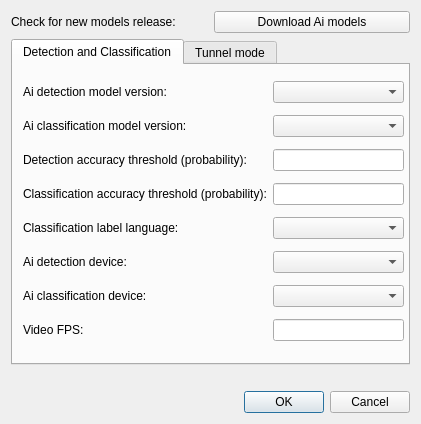
<?xml version="1.0" encoding="UTF-8"?>
<ui version="4.0">
 <class>DialogConfigureAi</class>
 <widget class="QDialog" name="DialogConfigureAi">
  <property name="geometry">
   <rect>
    <x>0</x>
    <y>0</y>
    <width>421</width>
    <height>424</height>
   </rect>
  </property>
  <property name="windowTitle">
   <string>Configure Ai model</string>
  </property>
  <layout class="QGridLayout" name="gridLayout_2">
   <item row="0" column="0">
    <widget class="QLabel" name="label_7">
     <property name="text">
      <string>Check for new models release:</string>
     </property>
    </widget>
   </item>
   <item row="0" column="1">
    <widget class="QPushButton" name="pushButton_download_models">
     <property name="text">
      <string>Download Ai models</string>
     </property>
    </widget>
   </item>
   <item row="1" column="0" colspan="2">
    <widget class="QTabWidget" name="tabWidget">
     <property name="currentIndex">
      <number>0</number>
     </property>
     <widget class="QWidget" name="tab">
      <attribute name="title">
       <string>Detection and Classification</string>
      </attribute>
      <widget class="QWidget" name="gridLayoutWidget">
       <property name="geometry">
        <rect>
         <x>10</x>
         <y>10</y>
         <width>381</width>
         <height>272</height>
        </rect>
       </property>
       <layout class="QGridLayout" name="gridLayout">
        <item row="2" column="1">
         <widget class="QComboBox" name="comboBox_classification_model_version"/>
        </item>
        <item row="8" column="0">
         <widget class="QLabel" name="label_4">
          <property name="toolTip">
           <string>Video Frame Per Second to leverage for processing</string>
          </property>
          <property name="text">
           <string>Video FPS:</string>
          </property>
         </widget>
        </item>
        <item row="7" column="1">
         <widget class="QComboBox" name="comboBox_class_dev"/>
        </item>
        <item row="3" column="1">
         <widget class="QLineEdit" name="lineEdit_detectionThreshold">
          <property name="toolTip">
           <string>Min detection probability to trigger notification.</string>
          </property>
         </widget>
        </item>
        <item row="1" column="0">
         <widget class="QLabel" name="label_5">
          <property name="toolTip">
           <string>Select version of Ai detection model</string>
          </property>
          <property name="text">
           <string>Ai detection model version:</string>
          </property>
         </widget>
        </item>
        <item row="3" column="0">
         <widget class="QLabel" name="label_detectionThreshold">
          <property name="toolTip">
           <string>Min detection probability to trigger notification.</string>
          </property>
          <property name="text">
           <string>Detection accuracy threshold (probability):</string>
          </property>
         </widget>
        </item>
        <item row="2" column="0">
         <widget class="QLabel" name="label_6">
          <property name="toolTip">
           <string>Select version of Ai classification model</string>
          </property>
          <property name="text">
           <string>Ai classification model version:</string>
          </property>
         </widget>
        </item>
        <item row="5" column="0">
         <widget class="QLabel" name="label">
          <property name="toolTip">
           <string>Language to be applied to classification lables</string>
          </property>
          <property name="text">
           <string>Classification label language:</string>
          </property>
         </widget>
        </item>
        <item row="4" column="0">
         <widget class="QLabel" name="label_classificationThreshold">
          <property name="toolTip">
           <string>Min classification probability to trigger notification.</string>
          </property>
          <property name="text">
           <string>Classification accuracy threshold (probability):</string>
          </property>
         </widget>
        </item>
        <item row="5" column="1">
         <widget class="QComboBox" name="comboBox_class_lang"/>
        </item>
        <item row="7" column="0">
         <widget class="QLabel" name="label_3">
          <property name="toolTip">
           <string>Device on which classification processing will run</string>
          </property>
          <property name="text">
           <string>Ai classification device:</string>
          </property>
         </widget>
        </item>
        <item row="1" column="1">
         <widget class="QComboBox" name="comboBox_detection_model_version"/>
        </item>
        <item row="8" column="1">
         <widget class="QLineEdit" name="lineEdit_video_fps"/>
        </item>
        <item row="6" column="1">
         <widget class="QComboBox" name="comboBox_detection_dev"/>
        </item>
        <item row="4" column="1">
         <widget class="QLineEdit" name="lineEdit_classificationThreshold">
          <property name="toolTip">
           <string>Min classification probability to trigger notification.</string>
          </property>
         </widget>
        </item>
        <item row="6" column="0">
         <widget class="QLabel" name="label_2">
          <property name="toolTip">
           <string>Device on which detection processing will run</string>
          </property>
          <property name="text">
           <string>Ai detection device:</string>
          </property>
         </widget>
        </item>
       </layout>
      </widget>
     </widget>
     <widget class="QWidget" name="tab_2">
      <attribute name="title">
       <string>Tunnel mode</string>
      </attribute>
      <widget class="QWidget" name="gridLayoutWidget_2">
       <property name="geometry">
        <rect>
         <x>9</x>
         <y>9</y>
         <width>381</width>
         <height>291</height>
        </rect>
       </property>
       <layout class="QGridLayout" name="gridLayout_3">
        <item row="2" column="0">
         <widget class="QLabel" name="label_10">
          <property name="text">
           <string>Detection accuracy threshold (probability):</string>
          </property>
         </widget>
        </item>
        <item row="0" column="0">
         <widget class="QLabel" name="label_8">
          <property name="text">
           <string>Ai detection model version:</string>
          </property>
         </widget>
        </item>
        <item row="1" column="0">
         <widget class="QLabel" name="label_9">
          <property name="text">
           <string>Detection device:</string>
          </property>
         </widget>
        </item>
        <item row="3" column="0">
         <spacer name="verticalSpacer">
          <property name="orientation">
           <enum>Qt::Orientation::Vertical</enum>
          </property>
          <property name="sizeHint" stdset="0">
           <size>
            <width>20</width>
            <height>40</height>
           </size>
          </property>
         </spacer>
        </item>
        <item row="1" column="1">
         <widget class="QComboBox" name="comboBox_detection_device_tunnel_mode"/>
        </item>
        <item row="0" column="1">
         <widget class="QComboBox" name="comboBox_detection_model_version_tunnel_mode"/>
        </item>
        <item row="2" column="1">
         <widget class="QLineEdit" name="lineEdit_det_treshold_tunnel_mode"/>
        </item>
       </layout>
      </widget>
     </widget>
    </widget>
   </item>
   <item row="3" column="0" colspan="2">
    <widget class="QDialogButtonBox" name="buttonBox">
     <property name="orientation">
      <enum>Qt::Orientation::Horizontal</enum>
     </property>
     <property name="standardButtons">
      <set>QDialogButtonBox::StandardButton::Cancel|QDialogButtonBox::StandardButton::Ok</set>
     </property>
    </widget>
   </item>
   <item row="2" column="0" colspan="2">
    <widget class="QLabel" name="label_errorMEssage">
     <property name="text">
      <string/>
     </property>
    </widget>
   </item>
  </layout>
 </widget>
 <resources/>
 <connections>
  <connection>
   <sender>buttonBox</sender>
   <signal>accepted()</signal>
   <receiver>DialogConfigureAi</receiver>
   <slot>accept()</slot>
   <hints>
    <hint type="sourcelabel">
     <x>248</x>
     <y>254</y>
    </hint>
    <hint type="destinationlabel">
     <x>157</x>
     <y>274</y>
    </hint>
   </hints>
  </connection>
  <connection>
   <sender>buttonBox</sender>
   <signal>rejected()</signal>
   <receiver>DialogConfigureAi</receiver>
   <slot>reject()</slot>
   <hints>
    <hint type="sourcelabel">
     <x>316</x>
     <y>260</y>
    </hint>
    <hint type="destinationlabel">
     <x>286</x>
     <y>274</y>
    </hint>
   </hints>
  </connection>
 </connections>
</ui>
